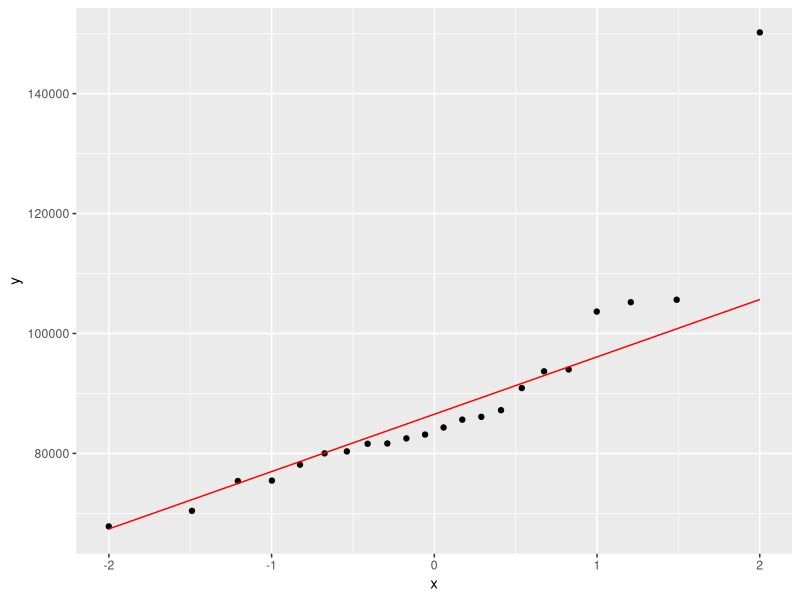
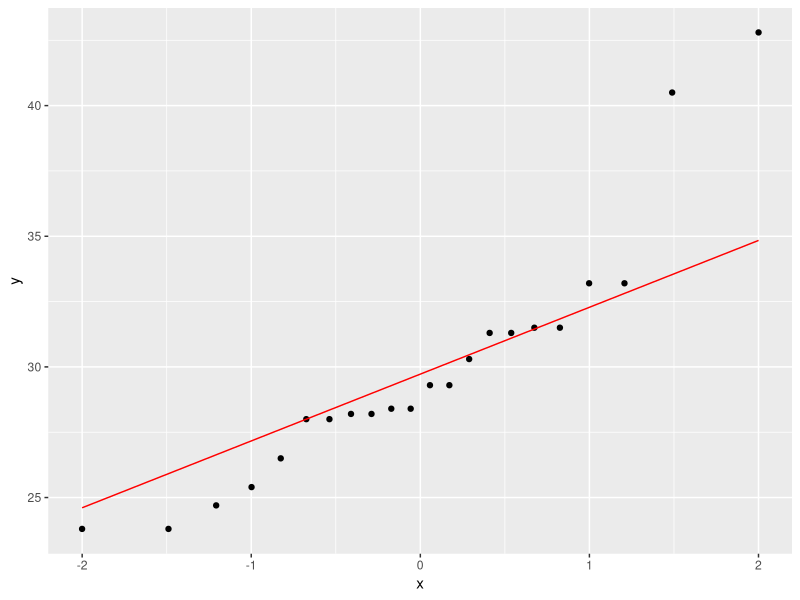
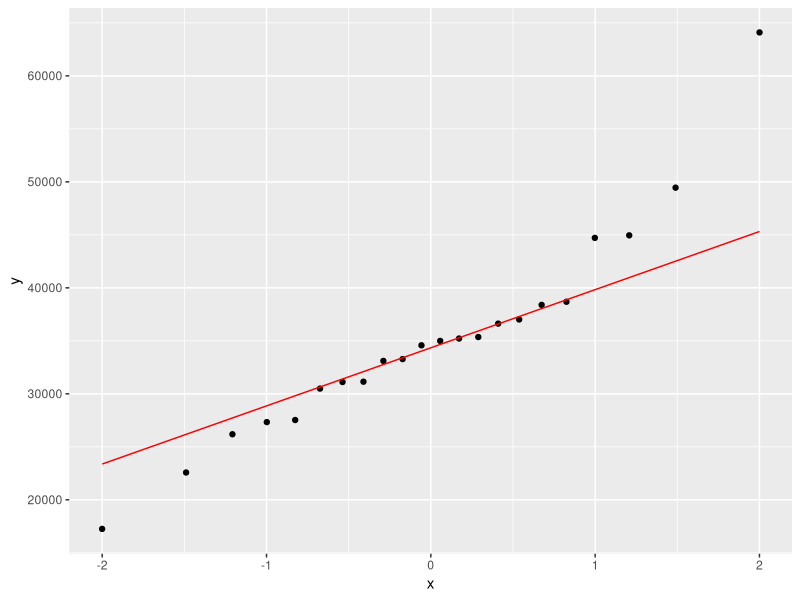
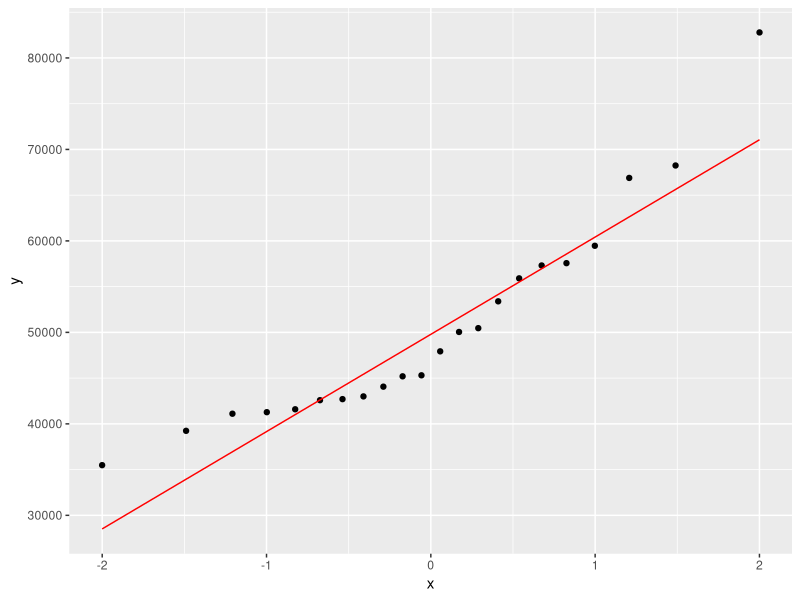
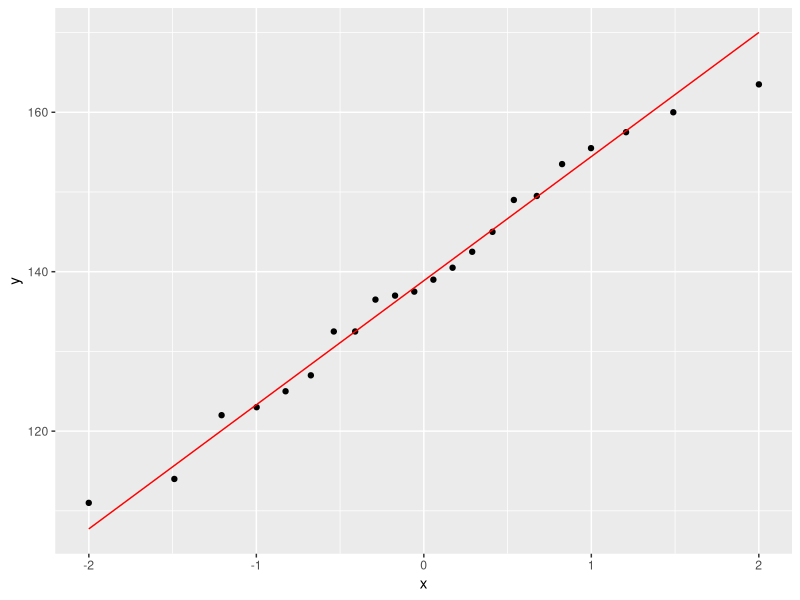
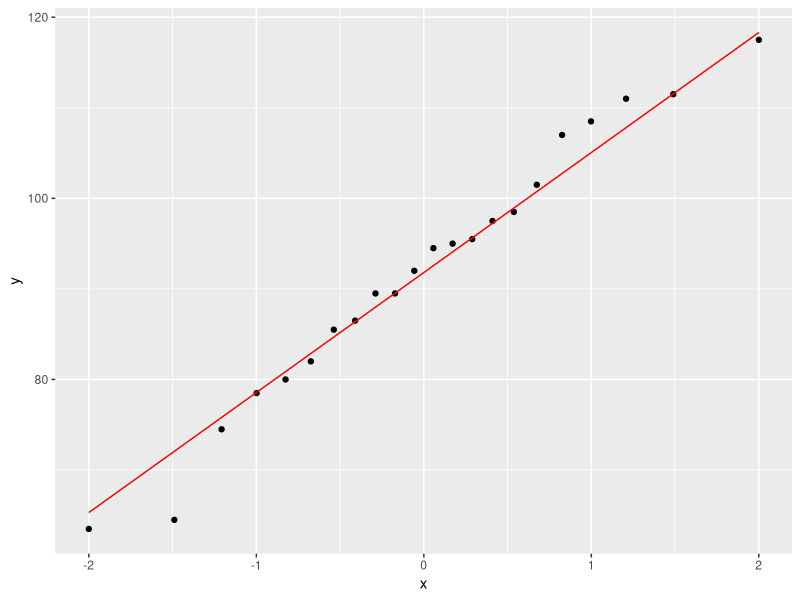
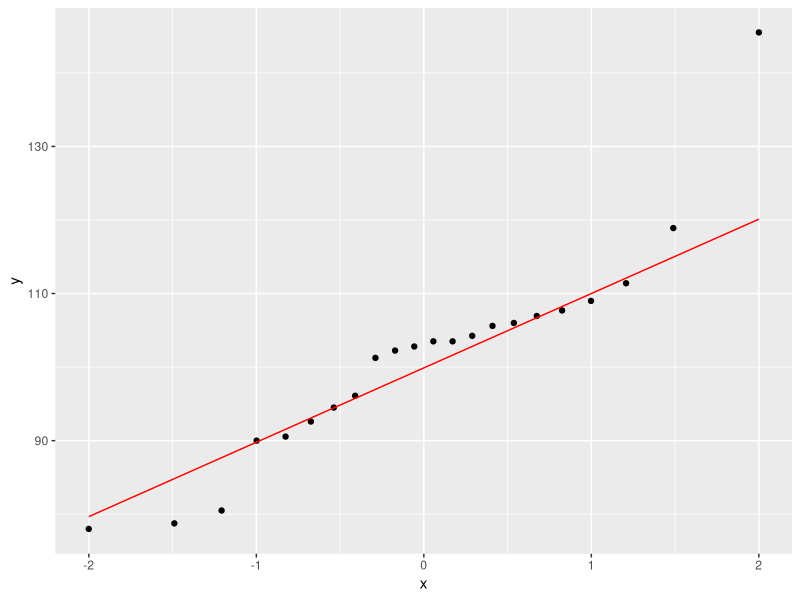
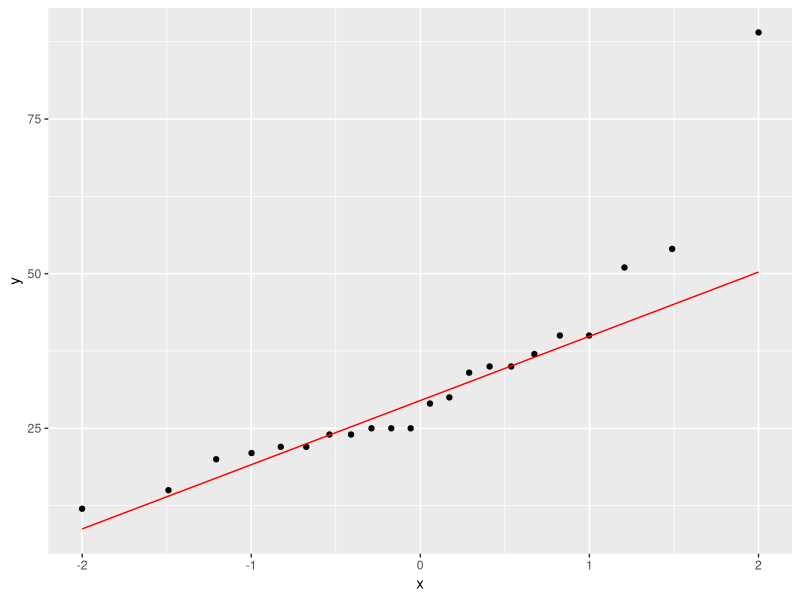

Recreate these plots in R, in order.
## ---- chunk 1
library(tidyverse); library(knitr); library(ggplot2); library(kableExtra); library(readxl); library(dplyr); library(flextable); library(pbkrtest); library(broom); library(rstatix)
Resultatskjema <- read_excel("Resultatskjema.xlsx")

data.within <- Resultatskjema %>%
  # velger relevante variabler
  select(id, group, time, sex, total_mass, bmi, fat_mass, lean_mass, sys, dia, wc, handgrip, vo2max_ml_min_kg_6x5, vat_mass, vat_volume, `s-glukose`, `s-triglyserider`, `s-hdl`, `s-ldl`, pwv) %>%
  mutate(total_mass = as.numeric(total_mass, na.rm = TRUE)) %>%
  mutate(fat_mass = as.numeric(fat_mass, na.rm = TRUE)) %>%
  mutate(lean_mass = as.numeric(lean_mass, na.rm = TRUE)) %>%
  mutate(vo2max_ml_min_kg = as.numeric(vo2max_ml_min_kg_6x5, na.rm = TRUE)) %>%
  mutate(vat_mass = as.numeric(vat_mass, na.rm = TRUE)) %>%
  mutate(vat_volume = as.numeric(vat_volume, na.rm = TRUE)) %>%
  mutate(`s-glukose` = as.numeric(`s-glukose`, na.rm = TRUE)) %>%
  mutate(`s-triglyserider` = as.numeric(`s-triglyserider`, na.rm = TRUE)) %>%
  mutate(`s-hdl` = as.numeric(`s-hdl`, na.rm = TRUE)) %>%
  mutate(`s-ldl` = as.numeric(`s-ldl`, na.rm = TRUE)) %>%
  mutate(pwv = as.numeric(pwv, na.rm = TRUE)) %>%
  select(-vo2max_ml_min_kg_6x5) %>%
  drop_na() %>%
  print()

data.within.fls <- data.within %>%
  filter(group == "fls") %>%
  mutate(time = factor(time, levels = c("pre", "post"))) %>%
  print()

# sjekker within-forskjeller i fls-gruppen
ggplot(data.within.fls, aes(sample = total_mass)) + stat_qq() + stat_qq_line(col = "red")
lm.within.mass <- lm(total_mass ~ time, data = data.within.fls)
summary(lm.within.mass)

lm.within.mass.co <- lm(total_mass ~ time + sex, data = data.within.fls)
summary(lm.within.mass.co)

ggplot(data.within.fls, aes(sample = bmi)) + stat_qq() + stat_qq_line(col = "red")
lm.within.bmi <- lm(bmi ~ time, data = data.within.fls)
summary(lm.within.bmi)

lm.within.bmi.co <- lm(bmi ~ time + sex, data = data.within.fls)
summary(lm.within.bmi.co)

ggplot(data.within.fls, aes(sample = fat_mass)) + stat_qq() + stat_qq_line(col = "red")
lm.within.fat <- lm(fat_mass ~ time, data = data.within.fls)
summary(lm.within.fat)

lm.within.fat.co <- lm(fat_mass ~ time + sex, data = data.within.fls)
summary(lm.within.fat.co)

ggplot(data.within.fls, aes(sample = lean_mass)) + stat_qq() + stat_qq_line(col = "red")
lm.within.lean <- lm(lean_mass ~ time, data = data.within.fls)
summary(lm.within.lean)

lm.within.lean.co <- lm(lean_mass ~ time + sex, data = data.within.fls)
summary(lm.within.lean.co)

ggplot(data.within.fls, aes(sample = sys)) + stat_qq() + stat_qq_line(col = "red")
lm.within.sys <- lm(sys ~ time, data = data.within.fls)
summary(lm.within.sys)

lm.within.sys.co <- lm(sys ~ time + sex, data = data.within.fls)
summary(lm.within.sys.co)

ggplot(data.within.fls, aes(sample = dia)) + stat_qq() + stat_qq_line(col = "red")
lm.within.dia <- lm(dia ~ time, data = data.within.fls)
summary(lm.within.dia)

lm.within.dia.co <- lm(dia ~ time + sex, data = data.within.fls)
summary(lm.within.dia.co)

ggplot(data.within.fls, aes(sample = wc)) + stat_qq() + stat_qq_line(col = "red")
lm.within.wc <- lm(wc ~ time, data = data.within.fls)
summary(lm.within.wc)

lm.within.wc.co <- lm(wc ~ time + sex, data = data.within.fls)
summary(lm.within.wc.co)

ggplot(data.within.fls, aes(sample = handgrip)) + stat_qq() + stat_qq_line(col = "red")
lm.within.handgrip <- lm(handgrip ~ time, data = data.within.fls)
summary(lm.within.handgrip)

lm.within.handgrip.co <- lm(handgrip ~ time + sex, data = data.within.fls)
summary(lm.within.handgrip.co)

ggplot(data.within.fls, aes(sample = vat_mass)) + stat_qq() + stat_qq_line(col = "red")
lm.within.vat <- lm(vat_mass ~ time, data = data.within.fls)
summary(lm.within.vat)

lm.within.vat.co <- lm(vat_mass ~ time + sex, data = data.within.fls)
summary(lm.within.vat.co)

ggplot(data.within.fls, aes(sample = vat_volume)) + stat_qq() + stat_qq_line(col = "red")
lm.within.vatvol <- lm(vat_volume ~ time, data = data.within.fls)
summary(lm.within.vatvol)

ggplot(data.within.fls, aes(sample = `s-glukose`)) + stat_qq() + stat_qq_line(col = "red")
lm.within.gluk <- lm(`s-glukose` ~ time, data = data.within.fls)
summary(lm.within.gluk)

lm.within.gluk.co <- lm(`s-glukose` ~ time + sex, data = data.within.fls)
summary(lm.within.gluk.co)

ggplot(data.within.fls, aes(sample = `s-triglyserider`)) + stat_qq() + stat_qq_line(col = "red")
lm.within.trigl <- lm(`s-triglyserider` ~ time, data = data.within.fls)
summary(lm.within.trigl)

lm.within.trigl.co <- lm(`s-triglyserider` ~ time + sex, data = data.within.fls)
summary(lm.within.trigl.co)

ggplot(data.within.fls, aes(sample = `s-ldl`)) + stat_qq() + stat_qq_line(col = "red")
lm.within.ldl <- lm(`s-ldl` ~ time, data = data.within.fls)
summary(lm.within.ldl)

lm.within.ldl.co <- lm(`s-ldl` ~ time + sex, data = data.within.fls)
summary(lm.within.ldl.co)

ggplot(data.within.fls, aes(sample = `s-hdl`)) + stat_qq() + stat_qq_line(col = "red")
lm.within.hdl <- lm(`s-hdl` ~ time, data = data.within.fls)
summary(lm.within.hdl)

lm.within.hdl.co <- lm(`s-hdl` ~ time + sex, data = data.within.fls)
summary(lm.within.hdl.co)

ggplot(data.within.fls, aes(sample = pwv)) + stat_qq() + stat_qq_line(col = "red")
lm.within.pwv <- lm(pwv ~ time, data = data.within.fls)
summary(lm.within.pwv)

lm.within.pwv.co <- lm(pwv ~ time + sex, data = data.within.fls)
summary(lm.within.pwv.co)

ggplot(data.within.fls, aes(sample = vo2max_ml_min_kg)) + stat_qq() + stat_qq_line(col = "red")
lm.within.vo2 <- lm(vo2max_ml_min_kg ~ time, data = data.within.fls)
summary(lm.within.vo2)

lm.within.vo2.co <- lm(vo2max_ml_min_kg ~ time + sex, data = data.within.fls)
summary(lm.within.vo2.co)

data.within.kon <- data.within %>%
  filter(group == "kon") %>%
  print()

# sjekker within-forskjeller i kontroll-gruppen
ggplot(data.within.kon, aes(sample = total_mass)) + stat_qq() + stat_qq_line(col = "red")
kon.lm.within.mass <- lm(total_mass ~ time, data = data.within.kon)
summary(kon.lm.within.mass)

kon.lm.within.mass.co <- lm(total_mass ~ time + sex, data = data.within.kon)
summary(kon.lm.within.mass.co)

ggplot(data.within.kon, aes(sample = bmi)) + stat_qq() + stat_qq_line(col = "red")
kon.lm.within.bmi <- lm(bmi ~ time, data = data.within.kon)
summary(kon.lm.within.bmi)

kon.lm.within.bmi.co <- lm(bmi ~ time + sex, data = data.within.kon)
summary(kon.lm.within.bmi.co)

ggplot(data.within.kon, aes(sample = fat_mass)) + stat_qq() + stat_qq_line(col = "red")
kon.lm.within.fat <- lm(fat_mass ~ time, data = data.within.kon)
summary(kon.lm.within.fat)

kon.lm.within.fat.co <- lm(fat_mass ~ time + sex, data = data.within.kon)
summary(kon.lm.within.fat.co)

ggplot(data.within.kon, aes(sample = lean_mass)) + stat_qq() + stat_qq_line(col = "red")
kon.lm.within.lean <- lm(lean_mass ~ time, data = data.within.kon)
summary(kon.lm.within.lean)

kon.lm.within.lean.co <- lm(lean_mass ~ time + sex, data = data.within.kon)
summary(kon.lm.within.lean.co)

ggplot(data.within.kon, aes(sample = sys)) + stat_qq() + stat_qq_line(col = "red")
kon.lm.within.sys <- lm(sys ~ time, data = data.within.kon)
summary(kon.lm.within.sys)

kon.lm.within.sys.co <- lm(sys ~ time + sex, data = data.within.kon)
summary(kon.lm.within.sys.co)

ggplot(data.within.kon, aes(sample = dia)) + stat_qq() + stat_qq_line(col = "red")
kon.lm.within.dia <- lm(dia ~ time, data = data.within.kon)
summary(kon.lm.within.dia)

kon.lm.within.dia.co <- lm(dia ~ time + sex, data = data.within.kon)
summary(kon.lm.within.dia.co)

ggplot(data.within.kon, aes(sample = wc)) + stat_qq() + stat_qq_line(col = "red")
kon.lm.within.wc <- lm(wc ~ time, data = data.within.kon)
summary(kon.lm.within.wc)

kon.lm.within.wc.co <- lm(wc ~ time + sex, data = data.within.kon)
summary(kon.lm.within.wc.co)

ggplot(data.within.kon, aes(sample = handgrip)) + stat_qq() + stat_qq_line(col = "red")
kon.lm.within.handgrip <- lm(handgrip ~ time, data = data.within.kon)
summary(kon.lm.within.handgrip)

kon.lm.within.handgrip.co <- lm(handgrip ~ time + sex, data = data.within.kon)
summary(kon.lm.within.handgrip.co)

ggplot(data.within.kon, aes(sample = vat_mass)) + stat_qq() + stat_qq_line(col = "red")
kon.lm.within.vat <- lm(vat_mass ~ time, data = data.within.kon)
summary(kon.lm.within.vat)

kon.lm.within.vat.co <- lm(vat_mass ~ time + sex, data = data.within.kon)
summary(kon.lm.within.vat.co)

ggplot(data.within.kon, aes(sample = vat_volume)) + stat_qq() + stat_qq_line(col = "red")
kon.lm.within.vatvol <- lm(vat_volume ~ time, data = data.within.kon)
summary(kon.lm.within.vatvol)

ggplot(data.within.kon, aes(sample = `s-glukose`)) + stat_qq() + stat_qq_line(col = "red")
kon.lm.within.gluk <- lm(`s-glukose` ~ time, data = data.within.kon)
summary(kon.lm.within.gluk)

kon.lm.within.gluk.co <- lm(`s-glukose` ~ time + sex, data = data.within.kon)
summary(kon.lm.within.gluk.co)

ggplot(data.within.kon, aes(sample = `s-triglyserider`)) + stat_qq() + stat_qq_line(col = "red")
kon.lm.within.trigl <- lm(`s-triglyserider` ~ time, data = data.within.kon)
summary(kon.lm.within.trigl)

kon.lm.within.trigl.co <- lm(`s-triglyserider` ~ time + sex, data = data.within.kon)
summary(kon.lm.within.trigl.co)

ggplot(data.within.kon, aes(sample = `s-ldl`)) + stat_qq() + stat_qq_line(col = "red")
kon.lm.within.ldl <- lm(`s-ldl` ~ time, data = data.within.kon)
summary(kon.lm.within.ldl)

kon.lm.within.ldl.co <- lm(`s-ldl` ~ time + sex, data = data.within.kon)
summary(kon.lm.within.ldl.co)

ggplot(data.within.kon, aes(sample = `s-hdl`)) + stat_qq() + stat_qq_line(col = "red")
kon.lm.within.hdl <- lm(`s-hdl` ~ time, data = data.within.kon)
summary(kon.lm.within.hdl)

kon.lm.within.hdl.co <- lm(`s-hdl` ~ time + sex, data = data.within.kon)
summary(kon.lm.within.hdl.co)

ggplot(data.within.kon, aes(sample = pwv)) + stat_qq() + stat_qq_line(col = "red")
kon.lm.within.pwv <- lm(pwv ~ time, data = data.within.kon)
summary(kon.lm.within.pwv)

kon.lm.within.pwv.co <- lm(pwv ~ time + sex, data = data.within.kon)
summary(kon.lm.within.pwv.co)

ggplot(data.within.kon, aes(sample = vo2max_ml_min_kg)) + stat_qq() + stat_qq_line(col = "red")
kon.lm.within.vo2 <- lm(vo2max_ml_min_kg ~ time, data = data.within.kon)
summary(kon.lm.within.vo2)

kon.lm.within.vo2.co <- lm(vo2max_ml_min_kg ~ time + sex, data = data.within.kon)
summary(kon.lm.within.vo2.co)
